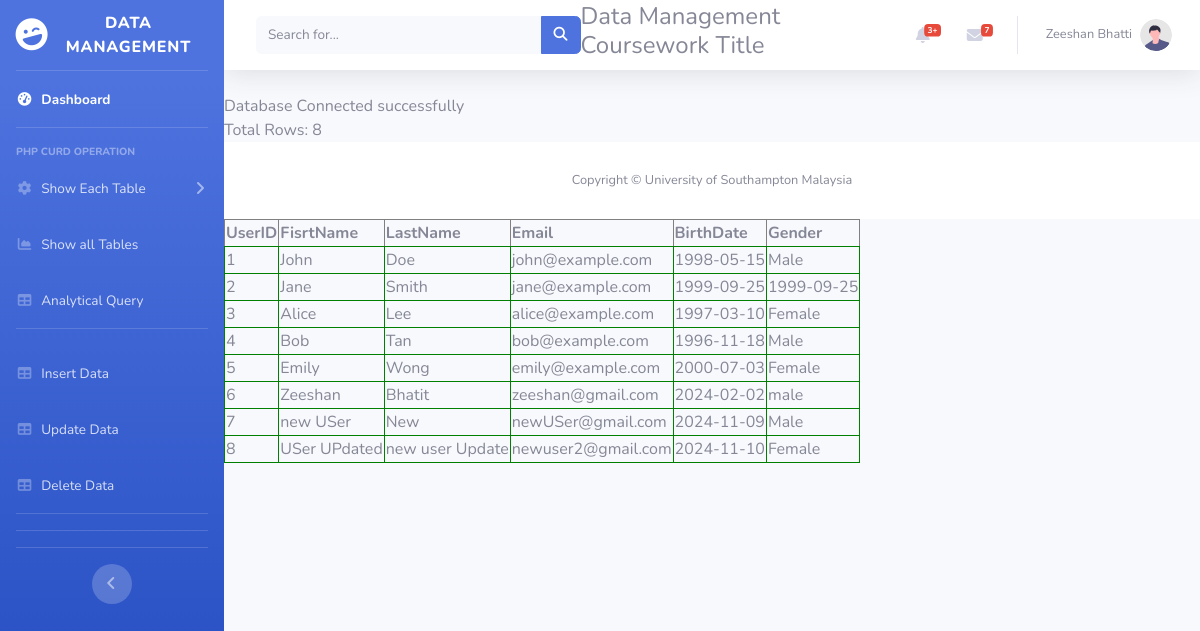
Screenshot of /php_curd/readTable.php with the database file from the repository.
### tables this page shows
CREATE TABLE `User` (
  `UserID` int(50) NOT NULL,
  `FirstName` varchar(255) NOT NULL,
  `LastName` varchar(255) NOT NULL,
  `Email` varchar(255) NOT NULL,
  `BirthDate` date NOT NULL,
  `Gender` varchar(10) NOT NULL
);

### php_curd/readTable.php (the view)
<?php
 include 'db_connect.php';
 include 'sideBarMenu.php';
 $conn = mysqli_connect($servername, $username, $password, $dbname);
    if (!$conn) {
    die("Connection failed: " . mysqli_connect_error());
    }
    else {
        echo "Database Connected successfully";
    }
    $sql = "SELECT * FROM User";
    $result = mysqli_query($conn, $sql);
    echo "<br> Total Rows: " . mysqli_num_rows($result);
    echo "<table border='1'>";
    echo "<thead>";
    echo "   <tr>";
    echo "            <th>UserID</th>";
     echo "           <th>FisrtName</th>";
     echo "           <th>LastName</th>";
     echo "           <th>Email</th>";
     echo "           <th>BirthDate</th>";
     echo "           <th>Gender</th>";
     echo "       </tr>";
    if (mysqli_num_rows($result) > 0) {
        while($row = mysqli_fetch_assoc($result)){
            echo "<tr style='border:1px green solid'>";
            echo "<td>".$row["UserID"]  ."</td>";
            echo    "<td>".$row['FirstName']. "</td>";
            echo   "<td>".$row['LastName']. "</td>";
            echo   "<td>".$row['Email']. "</td>";
            echo   "<td>".$row['BirthDate']. "</td>";
            echo   "<td>".$row['Gender']."</td>";
        }
    }
?>
<?php
include 'footer.php';
?>

### rows the page displays
user: UserID "1", FirstName "John", LastName "Doe", Email "john@example.com", BirthDate "1998-05-15", Gender "Male"
user: UserID "2", FirstName "Jane", LastName "Smith", Email "jane@example.com", BirthDate "1999-09-25", Gender "1999-09-25"
user: UserID "3", FirstName "Alice", LastName "Lee", Email "alice@example.com", BirthDate "1997-03-10", Gender "Female"
user: UserID "4", FirstName "Bob", LastName "Tan", Email "bob@example.com", BirthDate "1996-11-18", Gender "Male"
user: UserID "5", FirstName "Emily", LastName "Wong", Email "emily@example.com", BirthDate "2000-07-03", Gender "Female"
user: UserID "6", FirstName "Zeeshan", LastName "Bhatit", Email "zeeshan@gmail.com", BirthDate "2024-02-02", Gender "male"
user: UserID "7", FirstName "new USer", LastName "New", Email "newUSer@gmail.com", BirthDate "2024-11-09", Gender "Male"
user: UserID "8", FirstName "USer UPdated", LastName "new user Update", Email "newuser2@gmail.com", BirthDate "2024-11-10", Gender "Female"

### other values shown
mysqli_num_rows($result) "8"
